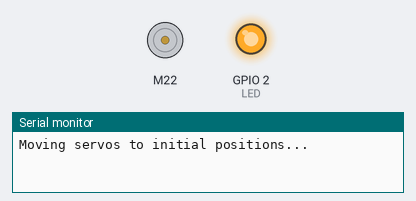
The program below on a simulated ESP32. Parts: DC motor (green arrow = forward, orange = backward, longer = faster), output pins drawn as LEDs (lit = HIGH), the last lines printed to the serial monitor.

Above: at 0.2 s.
At 3.5 s:
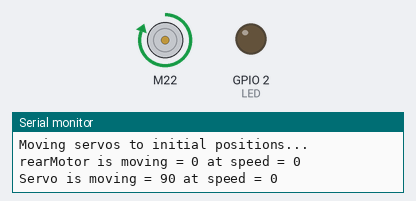
At 7.5 s:
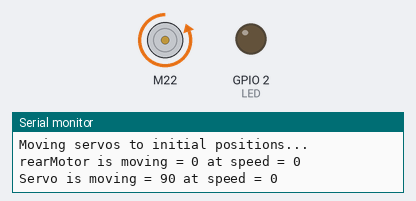
At 9.5 s:
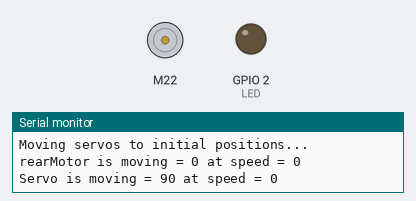
Timing chart, 0 to 13.0 s (numbered marks = the images above):
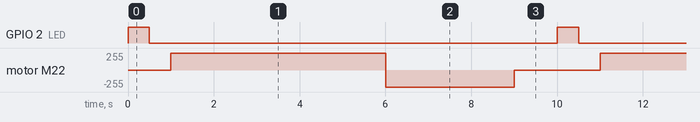

The program:

main.cpp
```cpp
#include <Arduino.h>
#include <L298N.h>
#include <ESP32Servo.h>
#include <tcs3200.h>
#include "pin_config.h"


//  Color Sensor
#include <tcs3200.h>

int red, green, blue, white;

tcs3200 tcs(18, 5, 17, 4, 16); // (S0, S1, S2, S3, output pin)


//  Motor Pin definition
const unsigned int MOTOR_IN1 = DC_MOTOR_PIN1;
const unsigned int MOTOR_IN2 = DC_MOTOR_PIN2;
const unsigned int MOTOR_EN = DC_MOTOR_ENABLE;

// Create one rearMotor instance.
L298N rearMotor(MOTOR_EN, MOTOR_IN1, MOTOR_IN2);


// Servo
Servo steering;
Servo gripper;
// Servo elbow;
Servo shoulder;
Servo waist;

// int steeringPin = STEERING_SERVO_PIN;
// int gripperPin = GRIPPER_PICKER;
// int elbowPin = GRIPPER_ELBOW;
// int shoulderPin = GRIPPER_SHOULDER;
// int waistPin = GRIPPER_SHOULDER;


#define LED 2


void printSomeInfo();

// void pickBlock(){
//   // pick an item
//   waist.write(0);
//   delay(500);
//   shoulder.write(180);
//   delay(500);
//   gripper.write(0);
//   delay(500);
// }

// void dropBlock(){
//   // drop an item
//   shoulder.write(90); // raise item
//   delay(500);
//   gripper.write(120); // open gripper
//   delay(500);

// }

void setup()
{
  // Used to display information
  Serial.begin(115200);
  pinMode(LED, OUTPUT);

//   steering.attach(steeringPin);
//   gripper.attach(gripperPin);
//   // elbow.attach(elbowPin);
//   shoulder.attach(shoulderPin);
//   waist.attach(waistPin);

  // Wait for Serial Monitor to be opened
  while (!Serial)
  {
    //do nothing
  }

  //  initial speed and Position
  rearMotor.setSpeed(255);
  Serial.println("Moving servos to initial positions...");
//   steering.write(85);  // Move steering servo to 80 degrees
//   gripper.write(120);   // Move gripper servo to 120 degrees
//   // elbow.write(0);    // Move elbow servo to 120 degrees
//   shoulder.write(90);  // Move shoulder servo to 60 degrees
//   waist.write(90);     // Move waist servo to 90 degrees
//   delay(1000);         // Wait for 2 seconds
}

void loop()
{
  digitalWrite(LED, HIGH);
  delay(500);
  digitalWrite(LED, LOW);
  delay(500);
  printSomeInfo();


  rearMotor.forward();
  delay(5000);
  rearMotor.backward();
  delay(3000);
  rearMotor.stop();
  delay(1000);
  printSomeInfo();

}

/*
Print some informations in Serial Monitor
*/
void printSomeInfo()
{
  Serial.print("rearMotor is moving = ");
  Serial.print(rearMotor.isMoving());
  Serial.print(" at speed = ");
  Serial.println(rearMotor.getSpeed());
  Serial.print("Servo is moving = ");
  Serial.print(steering.read());
  Serial.print(" at speed = ");
  Serial.println(steering.readTicks());
}
```

color_sensor.cpp
```cpp
#include <Arduino.h>
#include "pin_config.h"
```

dc_motor.cpp
```cpp
#include "pin_config.h"
#include <L298N.h>

// Pin definition
const unsigned int IN1 = DC_MOTOR_PIN1;
const unsigned int IN2 = DC_MOTOR_PIN2;
const unsigned int EN = DC_MOTOR_ENABLE;

// Create one motor instance
L298N motor(EN, IN1, IN2);
```

gripper_control.cpp
```cpp
#include <Arduino.h>
#include "pin_config.h"
```

steering_control.cpp
```cpp
#include <pin_config.h>
```

ultrasonic_sensor.cpp
```cpp
#include <Arduino.h>
# include "pin_config.h"
```

pin_config.h
```cpp
#ifndef PIN_CONFIG_H
#define PIN_CONFIG_H

// Pin declarations for each component
#define DC_MOTOR_PIN1 22
#define DC_MOTOR_PIN2 23
#define DC_MOTOR_ENABLE 21

#define ULTRASONIC_TRIGGER_PIN 13
#define ULTRASONIC_ECHO_PIN 6

#define COLOR_SENSOR_S0 18
#define COLOR_SENSOR_S1 5
#define COLOR_SENSOR_S2 17
#define COLOR_SENSOR_S3 4
#define COLOR_SENSOR_OUT 16

#define GRIPPER_PICKER 26
#define GRIPPER_ELBOW 25
#define GRIPPER_SHOULDER 33
#define GRIPPER_WAIST 32

#define STEERING_SERVO_PIN 27

#endif
```

Measured:
- by itself, GPIO 2 (LED): alternates HIGH for 0.50 s and LOW for 9.5 s
- by itself, motor M22: repeats every 10.0 s: backward 255/255 3.0 s, stopped 2.0 s, forward 255/255 5.0 s
